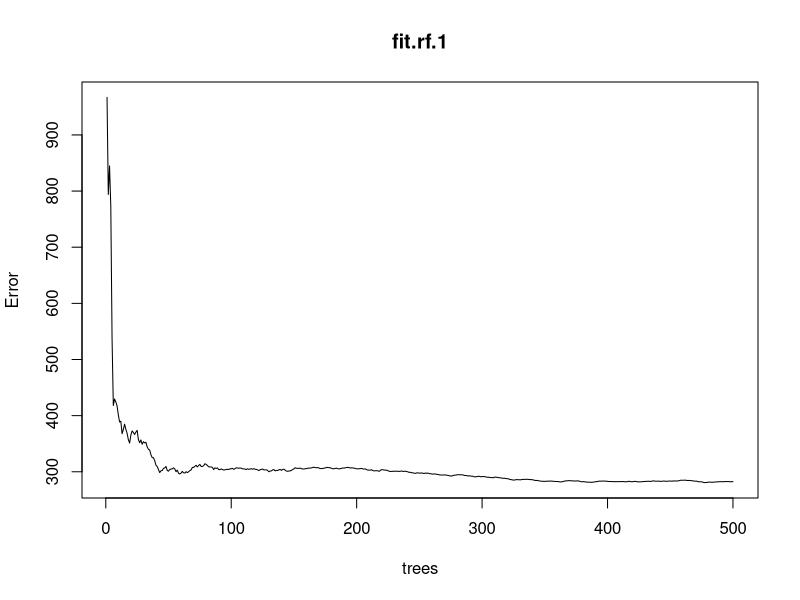
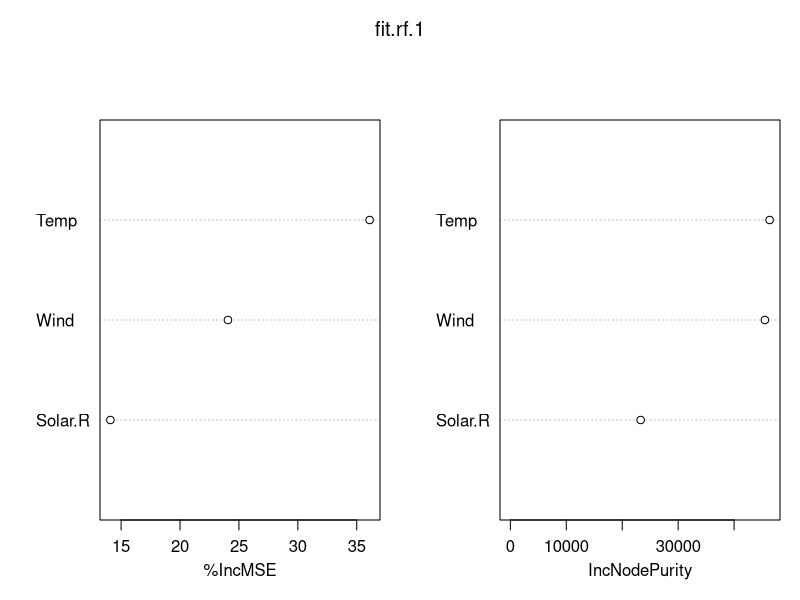
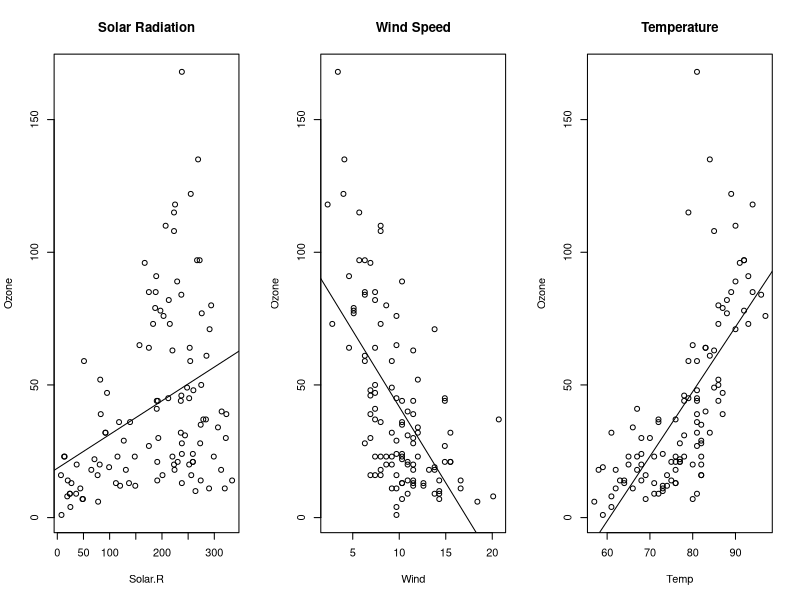

These figures' R source, in order:
## ---- chunk 1
library(randomForest)
set.seed(452)
## ---- chunk 2
###############################
### Import and process data ###
###############################

### Import and clean the air quality data
data("airquality")
AQ.raw = na.omit(airquality[,1:4])

### Construct new variables
AQ = AQ.raw
AQ$TWcp = with(AQ.raw, Temp * Wind)
AQ$TWrat = with(AQ.raw, Temp / Wind)

########################
### Helper Functions ###
########################

### Create function to compute MSPEs
get.MSPE = function(Y, Y.hat){
  return(mean((Y - Y.hat)^2))
}


## ---- chunk 3
fit.rf.1 = randomForest(Ozone ~ Temp + Wind + Solar.R, data = AQ, importance = T)

# OOB error
plot(fit.rf.1)
get.MSPE(AQ$Ozone, predict(fit.rf.1))
## ---- chunk 4
importance(fit.rf.1)
varImpPlot(fit.rf.1)
## ---- chunk 5
### Fit regression models
fit.solar = lm(Ozone ~ Solar.R, data=AQ)
fit.wind = lm(Ozone ~ Wind, data=AQ)
fit.temp = lm(Ozone ~ Temp, data=AQ)

par(mfrow = c(1,3))

### Plot bi-variate scatterplots and add regression lines
with(AQ, plot(Solar.R, Ozone, main = "Solar Radiation"))
abline(fit.solar)
with(AQ, plot(Wind, Ozone, main = "Wind Speed"))
abline(fit.wind)
with(AQ, plot(Temp, Ozone, main = "Temperature"))
abline(fit.temp)
